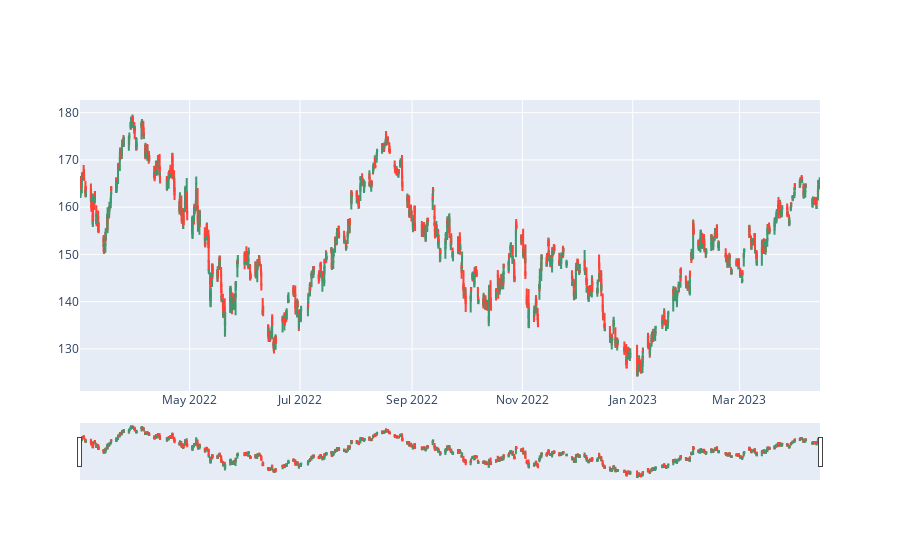

Notebook code cell kept with this figure:
### Code cell
import os
import pandas as pd
import time
from watchdog.observers import Observer
from watchdog.events import FileSystemEventHandler


class MonitorFile(FileSystemEventHandler):
    """
    Class for monitoring any changes in folder of the csv file 

    -----------
    Attributes :
        MAX_SIZE (int) : Size threshold in bytes for the folder or file for triggerring parallelization

    -----------
    Methods :

        on_created (event) : Prints message and calls checkFolderSize to check size of the folder when folder is created
        on_modified (event) : Prints a message and calls checkFolderSize to check size of the folder when folder is created
        on_deleted(event) : Prints a message when a file or folder is deleted
        checkFolderSize(src_path) : Checks the size of a file or folder and prints a message if the size exceeds MAX_SIZE

    https://medium.com/analytics-vidhya/monitoring-your-file-system-using-watchdog-64f7ad3279f

    """

    MAX_SIZE = 1000

    def checkFolderSize(self, src_path):
        if os.path.getsize(src_path) > self.MAX_SIZE:
            print("File getting big")

    def on_created(self, event):
        print(f"{event.src_path} was created")
        self.checkFolderSize(event.src_path)

    def on_modified(self, event):
        print(f"{event.src_path} was modified")
        self.checkFolderSize(event.src_path + "\\AAPL_prices.csv")

    def on_deleted(self, event):
        print(f"{event.src_path} was deleted")


if __name__ == "__main__":
    src_path = "C:\\Users\\lilib\\Documents\\Cours M2\\Big Data\\Data_Streaming_tse"

    event_handler = MonitorFile()
    observer = Observer()
    observer.schedule(event_handler, path=src_path, recursive=True)
    print("Monitoring started")
    observer.start()


    try:
        while True:
            # Check if the CSV file exists before reading it
            if os.path.exists(src_path + "\\AAPL_prices.csv"):
                
                #Keep track of the last modification
                last_modification_time = os.path.getmtime(src_path + "\\AAPL_prices.csv")

                #Read dataframe
                df = pd.read_csv(src_path + "\\AAPL_prices.csv")

                #Define rolling mean object
                mean_obj = Mean()
                mean_values = [mean_obj.value]
                for i in range(0, len(df['Close']) - 1):
                    mean_obj.update(df['Close'][i])
                    mean_values.append(mean_obj.value)
                df['Moving_avg'] = mean_values

                #Define EMA object and parameteres
                w = 0.2
                ema_obj = EMA(0.2)
                exp_values = [ema_obj.ema]
                for i in range(0, len(df['Close']) - 1):
                    ema_obj.update(df['Close'][i])
                    exp_values.append(ema_obj.ema)
                df['EMA'] = exp_values

                #Plot evolution of prices
                clear_output(wait = True)
                candlestick = pl.Candlestick(x = df.iloc[:, 0], low = df['Low'], high = df['High'], close = df['Close'], open = df['Open'])
                fig = pl.Figure(data=[candlestick])
                fig.show()

                #Compute 14-day RSI : Relative Strength index
                df['RSI_14'] = compute_RSI(df)

                #Compute Bollinger Bands for 20 days for 2 standard deviations
                df = compute_bollinger_bands(df, 20, 2)
              
                #Update the rolling mean and exponential moving average if new line added
                if os.path.getmtime(src_path + "\\AAPL_prices.csv") != last_modification_time:
                    latest_close = df['Close'].iloc[-1]
                    mean_obj.update(latest_close)
                    mean_values.append(mean_obj.value)
                    df['Moving_avg'] = mean_values


                    ema_obj.update(latest_close, w)
                    exp_values.append(ema_obj)
                    df['EMA'] = exp_values

                #Fill NaN's with 0s
                df = df.fillna(0)

                #Time feature : compute difference in seconds between now and all the dates
                date_diff = [(datetime.now(pytz.timezone('US/Eastern')) - datetime.fromisoformat(date)).total_seconds() for date in df.iloc[:,0]]
                df['Time'] = date_diff

                print(df.head())
                #Scaling the input data 
                scaled_data = scaler.fit_transform(df.iloc[:, 1:].drop('Close', axis = 1))
                scaled_df = pd.DataFrame(scaled_data, columns = df.iloc[:, 1:].columns[:-1])
                scaled_df['Close'] = df['Close']
                scaled_df['Date'] = df.iloc[:, 0]
                scaled_df['Time'] = df['Time']

                #Train-Test Split : using first 70% observations as training and 30% latest observations as test
                train_data = df.loc[:int(len(df))*0.7]
                test_data = df.loc[int(len(df)*0.7):]

                X_train = train_data.drop(['Datetime','Close', 'Adj Close'], axis = 1)
                y_train = train_data['Close']
                X_test = test_data.drop(['Datetime','Close', 'Adj Close'], axis = 1)
                y_test = test_data['Close']

                #Model fitting
                model.fit(X_train, y_train, epochs = 100, batch_size = 64)

                #Prediction and inversing normalization of results
                price_prediction = model.predict(X_test)[:,-1, 0]
             

                #Evaluation : metrics
                print("Mean Squared Error :", mean_squared_error(y_test, price_prediction))
                print("Mean Absolute Error :", mean_absolute_error(y_test, price_prediction))
                print("R^2 score :", r2_score(y_test, price_prediction))

                #Results visualization
                plt.plot(df.loc[test_data.index, 'Datetime'], y_test, color = 'red', label = 'AAPL price')
                plt.plot(df.loc[test_data.index, 'Datetime'], price_prediction, color = 'blue', label = 'Predicted Price')
                plt.grid(True)
                plt.xlabel('Date', fontsize = 12)
                plt.ylabel('Price', fontsize = 12)
                plt.title("AAPL Stock Price : Real vs Predicted", fontsize = 14)
                plt.xticks([df.loc[test_data.index, 'Datetime'][test_data.index[0]], df.loc[test_data.index, 'Datetime'][test_data.index[-1]]])
                plt.show()

            time.sleep(20)

    except KeyboardInterrupt:
        observer.stop()
        observer.join()

### Figure 1 — Plotly figure (JSON) as saved in the notebook; plotly's stock layout.template omitted (floating-point values rounded to 4 significant figures; data arrays with more than 128 entries replaced by an {"elided": "..."} marker saying what was removed)
{"data": [{"close": {"elided": "1974 float values"}, "high": {"elided": "1974 float values"}, "low": {"elided": "1974 float values"}, "open": {"elided": "1974 float values"}, "type": "candlestick", "x": {"elided": "1974 str values"}}], "layout": {}}
